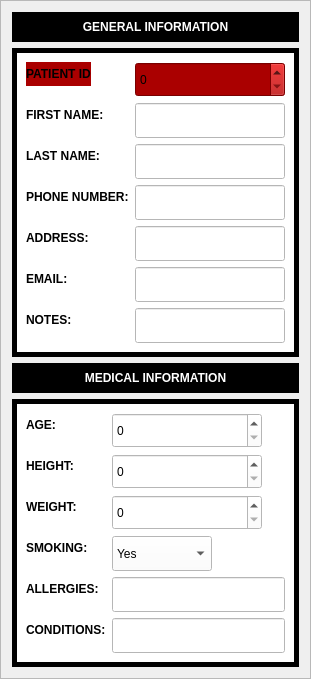
                   <widget class="QFrame" name="info_frame">
                    <property name="sizePolicy">
                     <sizepolicy hsizetype="MinimumExpanding" vsizetype="Expanding">
                      <horstretch>0</horstretch>
                      <verstretch>0</verstretch>
                     </sizepolicy>
                    </property>
                    <property name="maximumSize">
                     <size>
                      <width>450</width>
                      <height>16777215</height>
                     </size>
                    </property>
                    <property name="frameShape">
                     <enum>QFrame::StyledPanel</enum>
                    </property>
                    <property name="frameShadow">
                     <enum>QFrame::Raised</enum>
                    </property>
                    <layout class="QVBoxLayout" name="verticalLayout_15">
                     <item>
                      <widget class="QLabel" name="label_15">
                       <property name="sizePolicy">
                        <sizepolicy hsizetype="Preferred" vsizetype="Preferred">
                         <horstretch>0</horstretch>
                         <verstretch>0</verstretch>
                        </sizepolicy>
                       </property>
                       <property name="minimumSize">
                        <size>
                         <width>50</width>
                         <height>30</height>
                        </size>
                       </property>
                       <property name="font">
                        <font>
                         <weight>75</weight>
                         <bold>true</bold>
                        </font>
                       </property>
                       <property name="styleSheet">
                        <string notr="true">background-color: rgb(0,0,0);
color:rgb(255,255,255);
text-align:middle;</string>
                       </property>
                       <property name="text">
                        <string>GENERAL INFORMATION</string>
                       </property>
                       <property name="alignment">
                        <set>Qt::AlignCenter</set>
                       </property>
                      </widget>
                     </item>
                     <item>
                      <widget class="QFrame" name="patient_general_info_frame">
                       <property name="styleSheet">
                        <string notr="true">
background-color: rgb(255, 255, 255);</string>
                       </property>
                       <property name="frameShape">
                        <enum>QFrame::Box</enum>
                       </property>
                       <property name="frameShadow">
                        <enum>QFrame::Plain</enum>
                       </property>
                       <property name="lineWidth">
                        <number>5</number>
                       </property>
                       <layout class="QFormLayout" name="formLayout">
                        <item row="0" column="0">
                         <widget class="QLabel" name="label_22">
                          <property name="font">
                           <font>
                            <weight>75</weight>
                            <bold>true</bold>
                           </font>
                          </property>
                          <property name="styleSheet">
                           <string notr="true">background-color: rgb(170, 0, 0);</string>
                          </property>
                          <property name="text">
                           <string>PATIENT ID</string>
                          </property>
                         </widget>
                        </item>
                        <item row="0" column="1">
                         <widget class="QSpinBox" name="patient_id">
                          <property name="sizePolicy">
                           <sizepolicy hsizetype="Fixed" vsizetype="Fixed">
                            <horstretch>0</horstretch>
                            <verstretch>0</verstretch>
                           </sizepolicy>
                          </property>
                          <property name="minimumSize">
                           <size>
                            <width>150</width>
                            <height>35</height>
                           </size>
                          </property>
                          <property name="styleSheet">
                           <string notr="true">background-color: rgb(170, 0, 0);</string>
                          </property>
                          <property name="maximum">
                           <number>999999999</number>
                          </property>
                         </widget>
                        </item>
                        <item row="1" column="0">
                         <widget class="QLabel" name="label_16">
                          <property name="font">
                           <font>
                            <weight>75</weight>
                            <bold>true</bold>
                           </font>
                          </property>
                          <property name="text">
                           <string>FIRST NAME:</string>
                          </property>
                         </widget>
                        </item>
                        <item row="1" column="1">
                         <widget class="QLineEdit" name="fn">
                          <property name="sizePolicy">
                           <sizepolicy hsizetype="Expanding" vsizetype="Fixed">
                            <horstretch>0</horstretch>
                            <verstretch>0</verstretch>
                           </sizepolicy>
                          </property>
                          <property name="minimumSize">
                           <size>
                            <width>0</width>
                            <height>35</height>
                           </size>
                          </property>
                         </widget>
                        </item>
                        <item row="2" column="0">
                         <widget class="QLabel" name="label_17">
                          <property name="font">
                           <font>
                            <weight>75</weight>
                            <bold>true</bold>
                           </font>
                          </property>
                          <property name="text">
                           <string>LAST NAME:</string>
                          </property>
                         </widget>
                        </item>
                        <item row="2" column="1">
                         <widget class="QLineEdit" name="ln">
                          <property name="minimumSize">
                           <size>
                            <width>0</width>
                            <height>35</height>
                           </size>
                          </property>
                         </widget>
                        </item>
                        <item row="3" column="0">
                         <widget class="QLabel" name="label_19">
                          <property name="font">
                           <font>
                            <weight>75</weight>
                            <bold>true</bold>
                           </font>
                          </property>
                          <property name="text">
                           <string>PHONE NUMBER:</string>
                          </property>
                         </widget>
                        </item>
                        <item row="3" column="1">
                         <widget class="QLineEdit" name="pn">
                          <property name="minimumSize">
                           <size>
                            <width>0</width>
                            <height>35</height>
                           </size>
                          </property>
                         </widget>
                        </item>
                        <item row="4" column="0">
                         <widget class="QLabel" name="label_18">
                          <property name="font">
                           <font>
                            <weight>75</weight>
                            <bold>true</bold>
                           </font>
                          </property>
                          <property name="text">
                           <string>ADDRESS:</string>
                          </property>
                         </widget>
                        </item>
                        <item row="4" column="1">
                         <widget class="QLineEdit" name="addr">
                          <property name="minimumSize">
                           <size>
                            <width>0</width>
                            <height>35</height>
                           </size>
                          </property>
                         </widget>
                        </item>
                        <item row="5" column="0">
                         <widget class="QLabel" name="label_20">
                          <property name="font">
                           <font>
                            <weight>75</weight>
                            <bold>true</bold>
                           </font>
                          </property>
                          <property name="text">
                           <string>EMAIL:</string>
                          </property>
                         </widget>
                        </item>
                        <item row="5" column="1">
                         <widget class="QLineEdit" name="email">
                          <property name="minimumSize">
                           <size>
                            <width>0</width>
                            <height>35</height>
                           </size>
                          </property>
                         </widget>
                        </item>
                        <item row="6" column="0">
                         <widget class="QLabel" name="label_21">
                          <property name="font">
                           <font>
                            <weight>75</weight>
                            <bold>true</bold>
                           </font>
                          </property>
                          <property name="text">
                           <string>NOTES:</string>
                          </property>
                         </widget>
                        </item>
                        <item row="6" column="1">
                         <widget class="QLineEdit" name="notes">
                          <property name="minimumSize">
                           <size>
                            <width>0</width>
                            <height>35</height>
                           </size>
                          </property>
                         </widget>
                        </item>
                       </layout>
                      </widget>
                     </item>
                     <item>
                      <widget class="QLabel" name="label_29">
                       <property name="minimumSize">
                        <size>
                         <width>50</width>
                         <height>30</height>
                        </size>
                       </property>
                       <property name="font">
                        <font>
                         <weight>75</weight>
                         <bold>true</bold>
                        </font>
                       </property>
                       <property name="styleSheet">
                        <string notr="true">background-color: rgb(0,0,0);
color:rgb(255,255,255);
text-align:middle;</string>
                       </property>
                       <property name="text">
                        <string>MEDICAL INFORMATION</string>
                       </property>
                       <property name="alignment">
                        <set>Qt::AlignCenter</set>
                       </property>
                      </widget>
                     </item>
                     <item>
                      <widget class="QFrame" name="patient_medical_info_frame">
                       <property name="minimumSize">
                        <size>
                         <width>0</width>
                         <height>0</height>
                        </size>
                       </property>
                       <property name="styleSheet">
                        <string notr="true">background-color: rgb(255, 255, 255);</string>
                       </property>
                       <property name="frameShape">
                        <enum>QFrame::Box</enum>
                       </property>
                       <property name="frameShadow">
                        <enum>QFrame::Plain</enum>
                       </property>
                       <property name="lineWidth">
                        <number>5</number>
                       </property>
                       <layout class="QFormLayout" name="formLayout_2">
                        <item row="1" column="0">
                         <widget class="QLabel" name="label_23">
                          <property name="font">
                           <font>
                            <weight>75</weight>
                            <bold>true</bold>
                           </font>
                          </property>
                          <property name="text">
                           <string>AGE:</string>
                          </property>
                         </widget>
                        </item>
                        <item row="1" column="1">
                         <widget class="QSpinBox" name="age">
                          <property name="sizePolicy">
                           <sizepolicy hsizetype="Fixed" vsizetype="Fixed">
                            <horstretch>0</horstretch>
                            <verstretch>0</verstretch>
                           </sizepolicy>
                          </property>
                          <property name="minimumSize">
                           <size>
                            <width>150</width>
                            <height>35</height>
                           </size>
                          </property>
                         </widget>
                        </item>
                        <item row="3" column="0">
                         <widget class="QLabel" name="label_27">
                          <property name="font">
                           <font>
                            <weight>75</weight>
                            <bold>true</bold>
                           </font>
                          </property>
                          <property name="text">
                           <string>HEIGHT:</string>
                          </property>
                         </widget>
                        </item>
                        <item row="3" column="1">
                         <widget class="QSpinBox" name="height">
                          <property name="sizePolicy">
                           <sizepolicy hsizetype="Fixed" vsizetype="Fixed">
                            <horstretch>0</horstretch>
                            <verstretch>0</verstretch>
                           </sizepolicy>
                          </property>
                          <property name="minimumSize">
                           <size>
                            <width>150</width>
                            <height>35</height>
                           </size>
                          </property>
                          <property name="maximum">
                           <number>250</number>
                          </property>
                         </widget>
                        </item>
                        <item row="4" column="0">
                         <widget class="QLabel" name="label_28">
                          <property name="font">
                           <font>
                            <weight>75</weight>
                            <bold>true</bold>
                           </font>
                          </property>
                          <property name="text">
                           <string>WEIGHT:</string>
                          </property>
                         </widget>
                        </item>
                        <item row="4" column="1">
                         <widget class="QSpinBox" name="weight">
                          <property name="sizePolicy">
                           <sizepolicy hsizetype="Fixed" vsizetype="Fixed">
                            <horstretch>0</horstretch>
                            <verstretch>0</verstretch>
                           </sizepolicy>
                          </property>
                          <property name="minimumSize">
                           <size>
                            <width>150</width>
                            <height>35</height>
                           </size>
                          </property>
                          <property name="maximum">
                           <number>300</number>
                          </property>
                         </widget>
                        </item>
                        <item row="6" column="0">
                         <widget class="QLabel" name="label_24">
                          <property name="font">
                           <font>
                            <weight>75</weight>
                            <bold>true</bold>
                           </font>
                          </property>
                          <property name="text">
                           <string>SMOKING:</string>
                          </property>
                         </widget>
                        </item>
                        <item row="6" column="1">
                         <widget class="QComboBox" name="smoking">
                          <property name="sizePolicy">
                           <sizepolicy hsizetype="Fixed" vsizetype="Fixed">
                            <horstretch>0</horstretch>
                            <verstretch>0</verstretch>
                           </sizepolicy>
                          </property>
                          <property name="minimumSize">
                           <size>
                            <width>100</width>
                            <height>35</height>
                           </size>
                          </property>
                          <item>
                           <property name="text">
                            <string>Yes</string>
                           </property>
                          </item>
                          <item>
                           <property name="text">
                            <string>No</string>
                           </property>
                          </item>
                         </widget>
                        </item>
                        <item row="8" column="0">
                         <widget class="QLabel" name="label_25">
                          <property name="font">
                           <font>
                            <weight>75</weight>
                            <bold>true</bold>
                           </font>
                          </property>
                          <property name="text">
                           <string>ALLERGIES:</string>
                          </property>
                         </widget>
                        </item>
                        <item row="8" column="1">
                         <widget class="QLineEdit" name="allergies">
                          <property name="minimumSize">
                           <size>
                            <width>0</width>
                            <height>35</height>
                           </size>
                          </property>
                         </widget>
                        </item>
                        <item row="9" column="0">
                         <widget class="QLabel" name="label_26">
                          <property name="font">
                           <font>
                            <weight>75</weight>
                            <bold>true</bold>
                           </font>
                          </property>
                          <property name="text">
                           <string>CONDITIONS:</string>
                          </property>
                         </widget>
                        </item>
                        <item row="9" column="1">
                         <widget class="QLineEdit" name="conditions">
                          <property name="minimumSize">
                           <size>
                            <width>0</width>
                            <height>35</height>
                           </size>
                          </property>
                         </widget>
                        </item>
                       </layout>
                      </widget>
                     </item>
                    </layout>
                   </widget>
